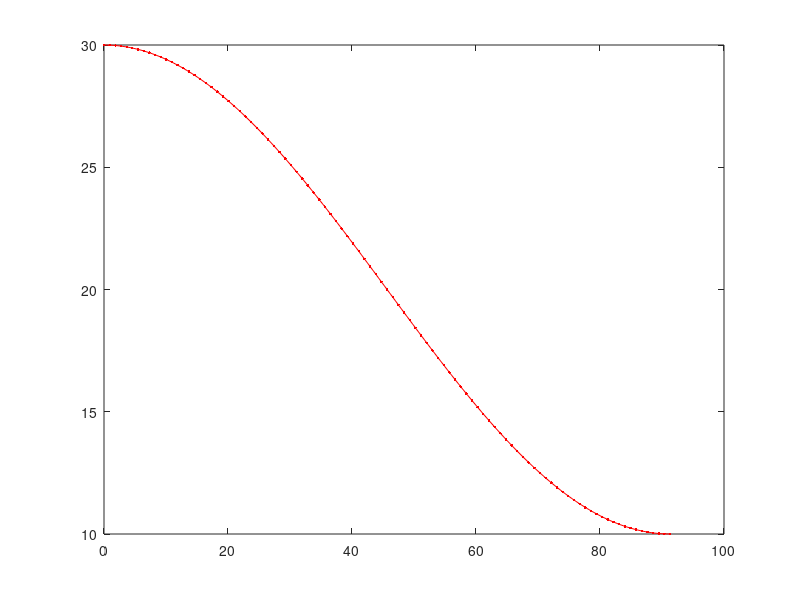
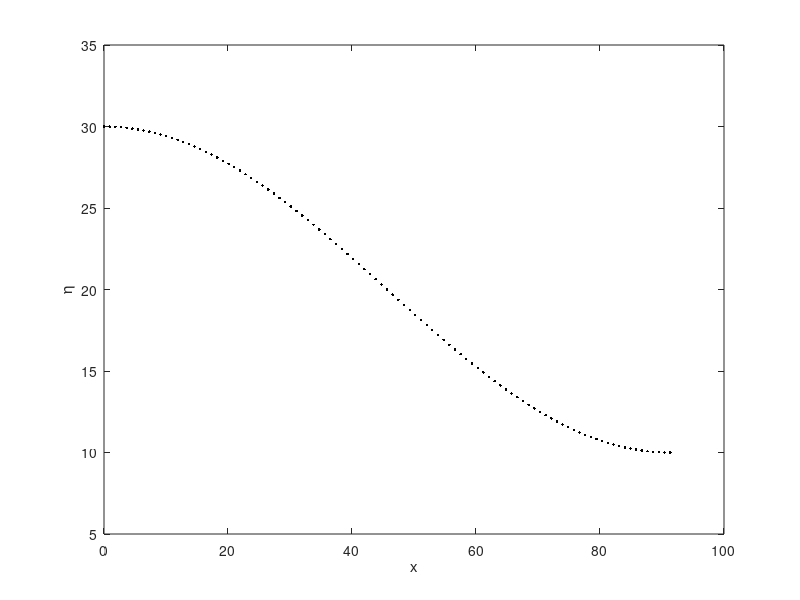

MATLAB code to generate these figures, in order:
function [eta,B,Ubar,k,Q,R, surface_elevation] = fenton(H,d,LorTandU,N,Hsteps,Npos,plt)

% This is an implementation of the Fourier approximation method for finding
% stream function waves described in section 3.1.2 of the paper by J.D.
% Fenton, "Numerical Methods for Nonlinear Waves" (1999), Numerical Methods
% for Nonlinear Waves, Advances in Coastal and Ocean Engineering, Vol. 5,
% pp241-324. Equation numbers in the code refer to this paper. At the time
% of writing the paper could be downloaded here:
%
% http://www.johndfenton.com/Papers/Fenton99Liu-Numerical-methods-for-nonlinear-waves.pdf
%
% [eta,B,Ubar,k,Q,R] = fenton(H,d,LorTandU,N,Hsteps)
%
% INPUT
% H: Wave height.
% d: Mean water depth.
% LorTandU: 1) Wave length or
% 2) A vector where
% a) LorTandU(1) is the wave period.
% b) LorTandU(2) is the current.
% c) LorTandU(3) is the type of current with
% LorTandU(3) = 1 corresponding to LorTandU(2) = u1 and
% LorTandU(3) = 2 corresponding to LorTandU(2) = u2.
% See eq. (3.13) in Fentons paper for details.
% N: Number of Fourier modes and bins along a half wave length.
% Hsteps: Number of steps in which to gradually increase the wave height.
% Npos: Number of points along half wave length in which to return
% surface elevation.
% plt: 0 by default, set to 1 to plot progress.
%
%
% OUTPUT
% eta: Double array containing Npos positions along x-axis and the
% corredponding surface elevation above seabed.
% B: Fourier coefficients in stream function expansion (3.5)
% Ubar: Mean horizontal velocity as seen from co-moving frame (3.5)
% k: Wave number = [wave length]/(2*pi)
% Q: Constant in kinematic boundary condition (3.7)
% R: Constant in dynamic boundary condition (3.8)
%
% J. Roenby, DHI, 28 June 2012
%
% Notes to self:
% Compared results with those of NGJ's routine. The eta's and k differ by
% around 1e-12. The B's, Q and R do not match due to the fact that NGJ's
% code does not work with nondimensionalized variables.
%
% Note that for very long waves almost all of the "action" takes place near
% the crest. Therefore N must be chosen very large to resolve the wave.
% Tried to change code to work with varying x step size, but jacobian
% became ill-conditioned.
% Also tried to implement a version where the number of points along the
% half wave length is larger that one plus the number of Fourier
% coefficients. The system is then overdetermined, and matlab automatically
% uses its QR factorisation algorithm when the "\" operator is called in
% the Fmin subfunction. This, however, resulted in a much worse convergence
% with F(x0) only reaching ~1e-5, with the original version reaching
% F(x0)~1e-12.
%
% A challenging case with H 98% of maximum allowed from page 3 in
% http://johndfenton.com/Steady-waves/Instructions.pdf
% is [eta,B,Ubar,k,Q,R] = fenton(0.786,1,50,140,20,500,1)

if nargin < 7
    plt = 1; %plot progress
end
if nargin < 5
    Hsteps = 1;
end
if nargin < 4
    N = 100; %N=Npos-1, so the number of wavegauges per half wavelength minus 1
end
if nargin < 3
    LorTandU = [14, 0,0]; %wavelength
end
if nargin < 2
    d = 20;
end
if nargin < 1
    H = 20; %Wave height
end
g = 9.81;

if numel(LorTandU) == 1 %wave length speficied by user
    lambda = LorTandU;
    k = 2*pi/lambda;
    %Nondimensionalized wave length
    LorTandU = lambda/d;
elseif numel(LorTandU) == 3 %wave period and current specified by user
    T = LorTandU(1);
    u = LorTandU(2);
    sigma = 2*pi/T;
    %Initial guess of wave number from linear theory (3.22)
    if sigma.^2*d/g >= 1
        kh0 = sigma.^2*d/g;
    else
        kh0 = sigma*sqrt(d/g);
    end
    k = fzero(@(kh) sigma.^2*d/g - kh.*tanh(kh),kh0)/d;
    %Nondimensionalized waver period and current
    LorTandU(1) = T*sqrt(g/d);
    LorTandU(2) = u/sqrt(g*d);
end

H0 = H/Hsteps;
kd = k*d;
keta = kd + 1/2*k*H0*cos([0:N]*pi/N);
u = sqrt(tanh(kd));
B = 1/2*k*H0/sqrt(tanh(kd))*[1 zeros(1,N-1)];
q = kd*sqrt(tanh(kd));
r = kd + 1/2*u^2;

if plt
    close all
    figure(1); clf;
    xx = [0:N]/N*pi/k;
    plot(xx,keta/k,'.-r')
% axis equal
    hold on
end

x = [keta, B, u, kd, q, r];
h = H/d;
% for n = 1:Hsteps
%     [x,F0] = Fmin(@conditions,x,n*h/Hsteps,LorTandU);
%     k = x(2*N+3)/d;
%     xx = [0:N]/N*pi/k;
%     eta = x(1:N+1)/k;
%     %surface_elevation=eta;
%     if plt
%         figure(2)
%         plot(xx,eta,'.r')
%         drawnow
%     end
% end

k = x(2*N+3)/d;
B = x(N+2:2*N+1);
eta = x(1:N+1)/k;
Ubar = x(2*N+2)/sqrt(k/g);
Q = x(2*N+4)/sqrt(k^3/g);
R = x(2*N+5)/(k/g);

%Cosine transform of surface elevation
%(3.26) with j running from 0 to N
[m,j] = meshgrid((0:N),(0:N));
etapp = [1/2*eta(1); eta(2:end-1)'; 1/2*eta(end)];
E = cos(j.*m*pi/N)*etapp;

%(3.27) with with division by N as required in the inverse cosine transform
E(1) = 1/2*E(1); E(end) = 1/2*E(end);
if nargin < 6
    Npos = N+1;
end
pos = [0:Npos-1]/(Npos-1)*pi/k;
[j,X] = meshgrid((0:N),pos);
ETA = 2/N*cos(j*k.*X)*E;
eta = [pos; ETA(:)'];

if plt
    figure(2)
    plot(pos,ETA,'.k')
    xlabel('x')
    ylabel('\eta')
end
function F = conditions(x,h,LorTandU)

%Returning a vector of length 2N+5 that will be the zero vector if the
%input corresponds to a wave solution.

N = (numel(x)-5)/2;

keta = x(1:N+1); %Height function eta nondimensionalized by wavenumber at the points kx = [0:N]*pi/N.
B = x(N+2:2*N+1); %The N Fourier coefficients in the stream function expansion.
u = x(2*N+2); %Nondimensionalized mean horizontal velocity in co-moving frame, Ubar*sqrt(k/g).
kd = x(2*N+3); %Mean depth normalized by wavenumber, k*d.
q = x(2*N+4); %Nondimensionalized volume flux in co-moving frame, q = Q*sqrt(k^3/g).
r = x(2*N+5); %Nondimensionalized constant in Bernoulli equation, R*k/g.

F = zeros(1,2*N+5);

%Creating meshes for efficient evaluation of boundary conditions
[ke,b] = meshgrid(keta,B);
[kx,j] = meshgrid([0:N]*pi/N,[1:N]);

%Kinematic boundary condition (3.7)
F(1:N+1) = - u*keta + sum(b.*sinh(j.*ke)./cosh(j*kd).*cos(j.*kx),1) + q;

%Dynamic boundary condition (3.8)
U = - u + sum(j.*b.*cosh(j.*ke)./cosh(j*kd).*cos(j.*kx),1);
V = sum(j.*b.*sinh(j.*ke)./cosh(j*kd).*sin(j.*kx),1);
F(N+2:2*N+2) = 1/2*U.^2 + 1/2*V.^2 + keta - r;

clear ke b kx j

%Mean depth equation (3.9)
F(2*N+3) = 1/N*(1/2*(keta(1) + keta(end)) + sum(keta(2:end-1))) - kd;
    
%Wave height equation (3.10)
F(2*N+4) = keta(1) - keta(end) - kd*h;

if numel(LorTandU) == 1
    l = LorTandU;
    %Relative wavelength equation (3.11)
    F(2*N+5) = kd - 2*pi/l;
elseif numel(LorTandU) == 3
    t = LorTandU(1);
    if LorTandU(3) == 1
        u1 = LorTandU(2);
        %Equation for mean current in laboratory frame (3.15)
        F(2*N+5) = sqrt(kd)*u + kd*u1 - 2*pi/t;
    elseif LorTandU(3) == 2
        u2 = LorTandU(2);
        %Equation for mass transport velocity (3.16)
        F(2*N+5) = q/sqrt(kd) + kd*u2 - 2*pi/t;
    end
end

function dF = jac(F,x,varargin)

%Calculates the jacobian

h = 1e-10; %HARDCODED STEP SIZE
dF = zeros(length(x));
for j = 1:length(x)
    dx = zeros(size(x));
    dx(j) = h;
    dF(:,j) = (F(x+dx,varargin{:})-F(x,varargin{:}))/h;
end

function [x0,F0] = Fmin(F,x0,varargin)

%Newton method for finding x0 = (x1,...,xN) such that F(x0) = (0,...,0).

tol = 1e-5; %HARDCODED TOLERANCE
err = 2*tol;
while err > tol
    F0 = F(x0,varargin{:}).';
dx = - jac(F,x0,varargin{:})\F0;
x0 = x0(:).' + dx(:).';
    err = max(abs(F0))
end
if nargout > 1
    F0 = F(x0,varargin{:});
end